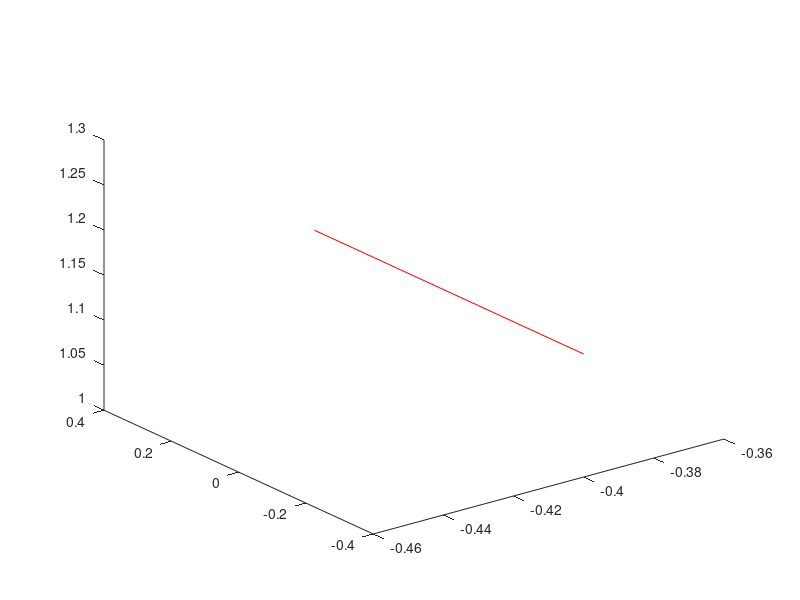

MATLAB code to generate this figure:
function LightCurtainLasers %[outputArg1,outputArg2] = untitled(inputArg1,inputArg2)
    %UNTITLED Summary of this function goes here
    %   Detailed explanation goes here
    offsetLightCurtain = 0.4;
    tableHeight = 0.711547;
    offsetVertical = 0.05;

    for index = 1:6
        startP1 = ([-offsetLightCurtain, offsetLightCurtain, tableHeight + offsetVertical]);
        endP1 = ([offsetLightCurtain, offsetLightCurtain, tableHeight + offsetVertical]);
        plot3([startP1(1), endP1(1)], [startP1(2), endP1(2)], [startP1(3), endP1(3)], 'r');

        startP2 = ([offsetLightCurtain, offsetLightCurtain, tableHeight + offsetVertical]);
        endP2 = ([offsetLightCurtain, -offsetLightCurtain, tableHeight + offsetVertical]);
        plot3([startP2(1), endP2(1)], [startP2(2), endP2(2)], [startP2(3), endP2(3)], 'r');

        startP3 = ([offsetLightCurtain, -offsetLightCurtain, tableHeight + offsetVertical]);
        endP3 = ([-offsetLightCurtain, -offsetLightCurtain, tableHeight + offsetVertical]);
        plot3([startP3(1), endP3(1)], [startP3(2), endP3(2)], [startP3(3), endP3(3)], 'r');

        startP4 = ([-offsetLightCurtain, -offsetLightCurtain, tableHeight + offsetVertical]);
        endP4 = ([-offsetLightCurtain, offsetLightCurtain, tableHeight + offsetVertical]);
        plot3([startP4(1), endP4(1)], [startP4(2), endP4(2)], [startP4(3), endP4(3)], 'r');

        offsetVertical = offsetVertical + 0.075;
    end

    % startP = ([-offsetLightCurtain, offsetLightCurtain, tableHeight+0.05]);
    % endP = ([offsetLightCurtain, offsetLightCurtain, tableHeight+0.05]);
    % line1_h = plot3([startP(1), endP(1)], [startP(2), endP(2)], [startP(3), endP(3)], 'r');
    %
    % startP = ([-offsetLightCurtain, offsetLightCurtain, tableHeight+0.15]);
    % endP = ([offsetLightCurtain, offsetLightCurtain, tableHeight+0.15]);
    % line2_h = plot3([startP(1), endP(1)], [startP(2), endP(2)], [startP(3), endP(3)], 'r');
    %
    % startP = ([-offsetLightCurtain, offsetLightCurtain, tableHeight+0.25]);
    % endP = ([offsetLightCurtain, offsetLightCurtain, tableHeight+0.25]);
    % line3_h = plot3([startP(1), endP(1)], [startP(2), endP(2)], [startP(3), endP(3)], 'r');
    %
    % startP = ([-offsetLightCurtain, offsetLightCurtain, tableHeight+0.35]);
    % endP = ([offsetLightCurtain, offsetLightCurtain, tableHeight+0.35]);
    % line4_h = plot3([startP(1), endP(1)], [startP(2), endP(2)], [startP(3), endP(3)], 'r');
    %
    % startP = ([-offsetLightCurtain, offsetLightCurtain, tableHeight+0.45]);
    % endP = ([offsetLightCurtain, offsetLightCurtain, tableHeight+0.45]);
    % line5_h = plot3([startP(1), endP(1)], [startP(2), endP(2)], [startP(3), endP(3)], 'r');
end
